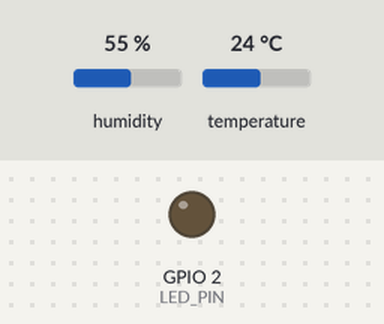
Bench run of a sketch on a simulated ESP32. On the bench: output pins drawn as LEDs (lit = HIGH). The test bench sets the inputs (shaded band); at power-on: humidity 55 %, temperature 24 °C. WiFi joins after 1.5 s; servers stay silent unless stated; no MQTT or app messages arrive unless stated; not simulated (calls return 0 or success): credentials.h; what the sketch prints to the serial monitor is not drawn.

Above: at 4.2 s.
At 6.89 s:
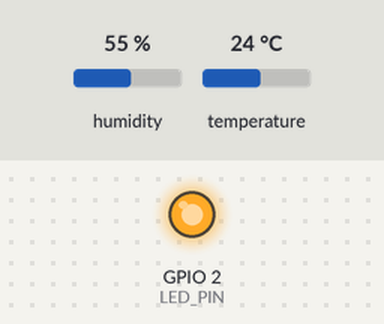
Timing chart, 0 to 8.3 s (numbered marks = the images above):
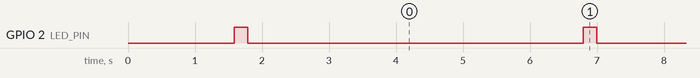

The sketch:

main.ino
```cpp
#include <WiFi.h>
#include <WiFiClientSecure.h>
#include <PubSubClient.h>
#include "DHT.h"
#include <ArduinoJson.h>
#include "freertos/FreeRTOS.h"
#include "freertos/task.h"
#include "credentials.h"

// ---------- Hardware ----------
#define DHTPIN   14
#define DHTTYPE  DHT11
#define LED_PIN   2     // On-board LED for publish indication
DHT dht(DHTPIN, DHTTYPE);


const int   mqtt_port   = 8883;
const char* mqtt_topic  = "esp32/env_data";

WiFiClientSecure net;
PubSubClient client(net);

// ---------- Global Sensor Data ----------
float temperature = 0.0f;
float humidity    = 0.0f;
unsigned long lastReconnectAttempt = 0;

// ---------- Connection Utilities ----------
void connectWiFi() {
  Serial.printf("[WiFi] Connecting to %s", ssid);
  WiFi.begin(WIFI_SSID, WIFI_PASS);
  while (WiFi.status() != WL_CONNECTED) {
    delay(500);
    Serial.print(".");
  }
  Serial.printf("\n[WiFi] Connected! IP: %s\n", WiFi.localIP().toString().c_str());
}

bool connectMQTT() {
  client.setServer(mqtt_server, mqtt_port);
  net.setInsecure();              // HiveMQ Cloud uses trusted CA
  if (client.connected()) return true;

  Serial.print("[MQTT] Connecting...");
  if (client.connect("esp32_dht11_client", MQTT_USER, MQTT_PASS)); {
    Serial.println("connected!");
    return true;
  }
  Serial.printf("failed, state %d\n", client.state());
  return false;
}

// ---------- FreeRTOS Tasks ----------
void TaskReadSensor(void *pvParameters) {
  for (;;) {
    float t = dht.readTemperature();
    float h = dht.readHumidity();

    if (isnan(t) || isnan(h)) {
      Serial.println("[Sensor] Reading failed!");
    } else {
      temperature = t;
      humidity    = h;
      Serial.printf("[ReadSensor][Core %d] T: %.2f °C | H: %.2f %%\n",
                    xPortGetCoreID(), temperature, humidity);
    }

    vTaskDelay(pdMS_TO_TICKS(3000));
  }
}

void TaskPublishMQTT(void *pvParameters) {
  pinMode(LED_PIN, OUTPUT);
  digitalWrite(LED_PIN, LOW);

  for (;;) {
    if (!client.connected()) {
      unsigned long now = millis();
      if (now - lastReconnectAttempt > 10000) {
        if (connectMQTT()) lastReconnectAttempt = now;
      }
    }

    client.loop();

    StaticJsonDocument<160> doc;
    doc["temperature"] = temperature;
    doc["humidity"]    = humidity;
    doc["timestamp"]   = millis();

    char buf[160];
    size_t n = serializeJson(doc, buf);

    if (client.publish(mqtt_topic, buf, n)) {
      Serial.printf("[PublishMQTT][Core %d] %s\n", xPortGetCoreID(), buf);
      digitalWrite(LED_PIN, HIGH);
      vTaskDelay(pdMS_TO_TICKS(200));
      digitalWrite(LED_PIN, LOW);
    } else {
      Serial.println("[PublishMQTT] Publish failed!");
    }

    vTaskDelay(pdMS_TO_TICKS(5000));
  }
}

// ---------- Setup / Loop ----------
void setup() {
  Serial.begin(9600);
  dht.begin();
  connectWiFi();
  connectMQTT();

  xTaskCreatePinnedToCore(TaskReadSensor, "ReadSensor",
                          4096, NULL, 2, NULL, 0);
  xTaskCreatePinnedToCore(TaskPublishMQTT, "PublishMQTT",
                          4096, NULL, 1, NULL, 1);
}

void loop() {
  // Main loop left empty; FreeRTOS tasks handle everything.
}
```

Measured:
- by itself, GPIO 2 (LED_PIN): alternates HIGH for 0.20 s and LOW for 5.0 s
